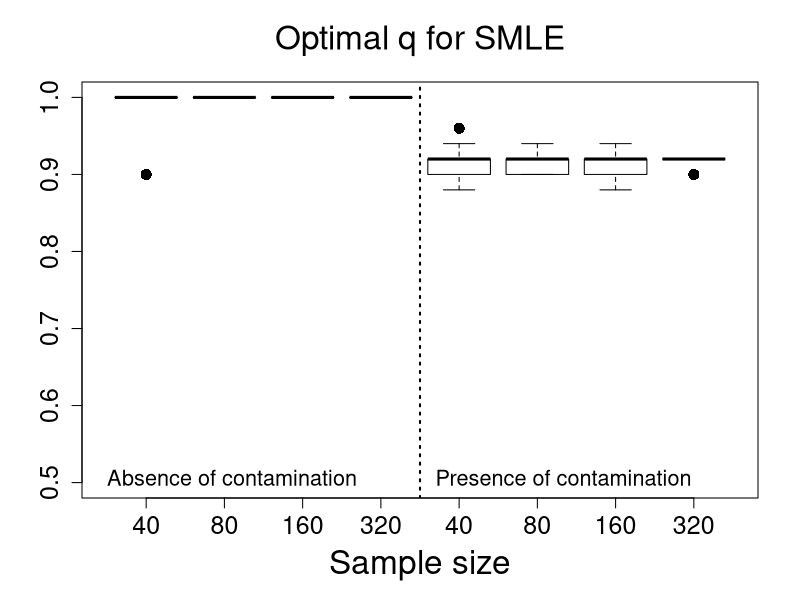
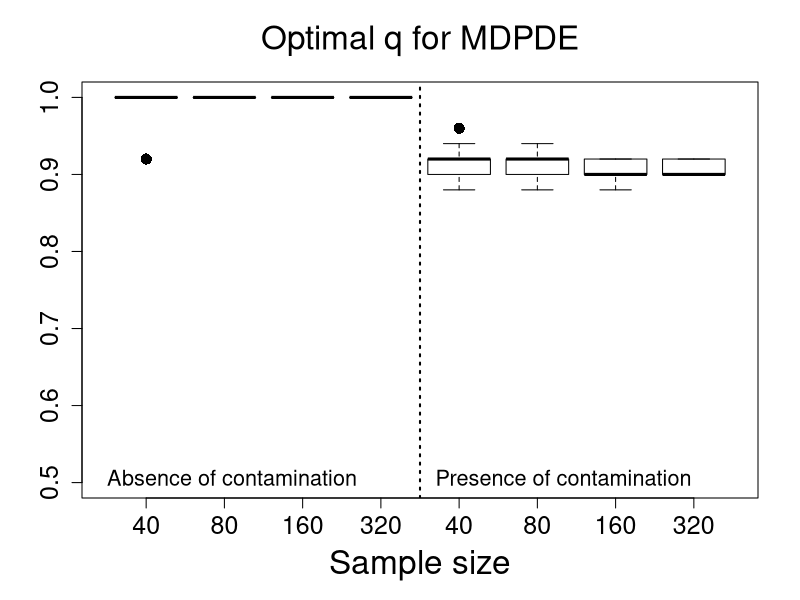

Recreate these plots in R, in order.
#***********************Optimal tuning values***************#
rm(list=ls())

data40 <- read.table("Qoptimal_Scenario3_n40.txt", h=T)
data80 <- read.table("Qoptimal_Scenario3_n80.txt", h=T)
data160 <- read.table("Qoptimal_Scenario3_n160.txt", h=T)
data320 <- read.table("Qoptimal_Scenario3_n320.txt", h=T)

SMLE_n40 <-  data40$qoptimal_SMLE;     SMLEC_n40 <-   data40$qoptimal_SMLE_C
MDPDE_n40 <- data40$qoptimal_MDPDE;    MDPDEC_n40 <-  data40$qoptimal_MDPDE_C
SMLE_n80 <-  data80$qoptimal_SMLE;     SMLEC_n80 <-   data80$qoptimal_SMLE_C
MDPDE_n80 <- data80$qoptimal_MDPDE;    MDPDEC_n80 <-  data80$qoptimal_MDPDE_C
SMLE_n160 <- data160$qoptimal_SMLE;    SMLEC_n160 <-  data160$qoptimal_SMLE_C
MDPDE_n160 <-data160$qoptimal_MDPDE;   MDPDEC_n160 <- data160$qoptimal_MDPDE_C
SMLE_n320 <- data320$qoptimal_SMLE;    SMLEC_n320 <-  data320$qoptimal_SMLE_C
MDPDE_n320 <-data320$qoptimal_MDPDE;   MDPDEC_n320 <- data320$qoptimal_MDPDE_C

#==================================================================
#==================================================================

par(mfrow=c(1,1))

boxplot(SMLE_n40,SMLE_n80,SMLE_n160,SMLE_n320,SMLEC_n40,SMLEC_n80,SMLEC_n160,SMLEC_n320
,main=expression( paste("Optimal ", q, " for SMLE")),
xlab="Sample size",ylab="",names=c(40,80, 160, 320,40,80, 160, 320),outline=T,
ylim=c(0.5,1.0), cex=1.5,cex.lab=2.0,cex.axis=1.5,cex.main=2.0, pch=16, col = NULL)
#abline(1.0,0,col=2,lty=2,lwd=2)
abline(v=4.5,lty=3,lwd=2)
legend(0.0,0.54,"Absence of contamination",bty="n",cex=1.3)
legend(4.2,0.54,"Presence of contamination",bty="n",cex=1.3)

boxplot(MDPDE_n40,MDPDE_n80,MDPDE_n160,MDPDE_n320,MDPDEC_n40,MDPDEC_n80,MDPDEC_n160,MDPDEC_n320,
main=expression( paste("Optimal ", q, " for MDPDE")),
xlab="Sample size",ylab="",names=c(40,80, 160, 320,40,80, 160, 320),outline=T,
ylim=c(0.5,1.0), cex=1.5,cex.lab=2.0,cex.axis=1.5,cex.main=2.0, pch=16, col = NULL)
abline(v=4.5,lty=3,lwd=2)
legend(0.0,0.54,"Absence of contamination",bty="n",cex=1.3)
legend(4.2,0.54,"Presence of contamination",bty="n",cex=1.3)

#Median optimal tuning constants

#SMLE
apply(cbind(SMLE_n40,SMLE_n80,SMLE_n160,SMLE_n320,SMLEC_n40,SMLEC_n80,SMLEC_n160,SMLEC_n320),2,median)

#MDPDE
apply(cbind(MDPDE_n40,MDPDE_n80,MDPDE_n160,MDPDE_n320,MDPDEC_n40,MDPDEC_n80,MDPDEC_n160,MDPDEC_n320),2,median)





